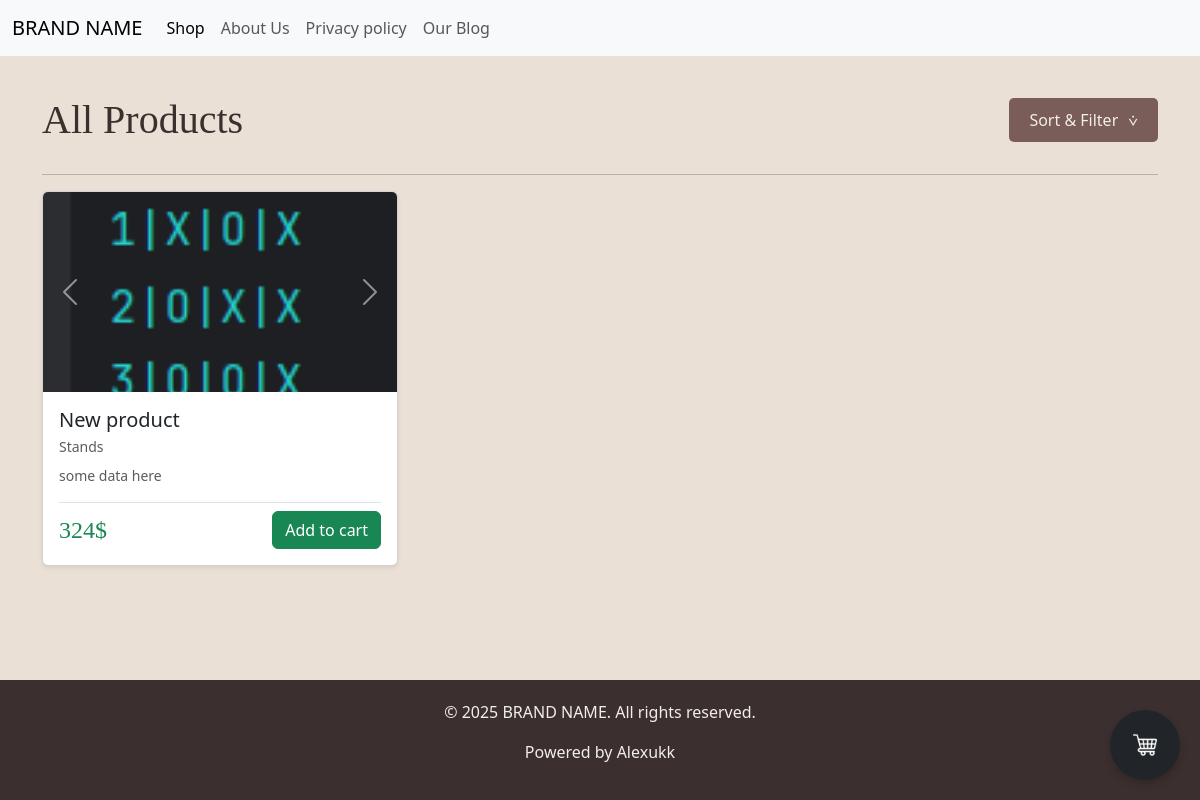
The page /shop on the database as committed earlier.
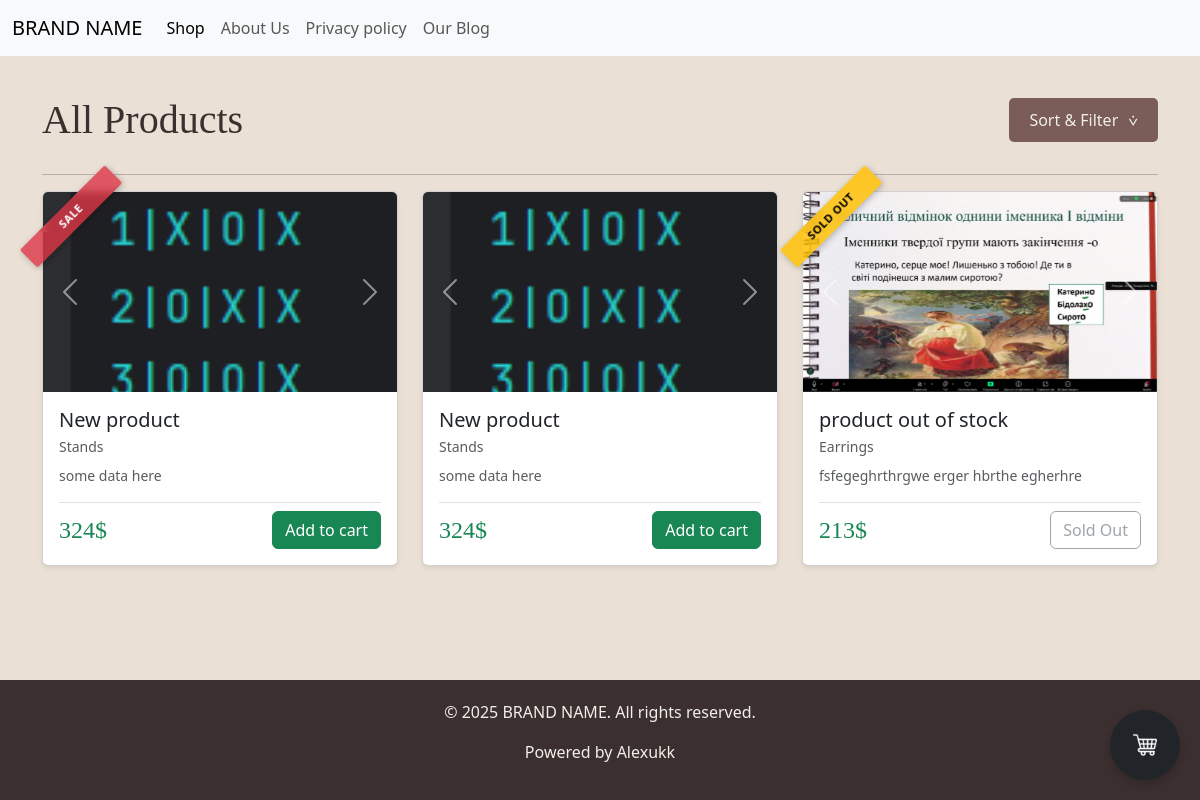
The same page on the database as committed later.
### main.py (models this page shows, shortened)
class Product(db.Model):
    id = db.Column(db.Integer, primary_key=True)
    title = db.Column(db.String(300), nullable=False)
    text = db.Column(db.Text, nullable=False)
    price = db.Column(db.Integer, nullable=False)
    photo1 = db.Column(db.String, nullable=False)
    photo2 = db.Column(db.String, nullable=False)
    photo3 = db.Column(db.String, nullable=False)
    category = db.Column(db.String(100), nullable=False)
    status = db.Column(db.String(30), nullable=False)

### main.py (the view)
@app.route('/shop', methods=['GET'])
def shop():
    sort_by = request.args.get('sort_by')
    category = request.args.get('type')
    query = Product.query
    if category:
        print(f"Filtering by category: {category}")  # Use f-string for better debugging
        query = query.filter_by(category=category.capitalize())
    else:
        print("No category filter applied.")
    if sort_by == 'price_asc':
        query = query.order_by(Product.price.asc())
    elif sort_by == 'price_desc':
        query = query.order_by(Product.price.desc())
    products = query.all()
    return render_template('shop.html', products=products)

### templates/shop.html (shortened to what this page needs)
{% extends "base.html" %}
{% block content %}
    <section class="shop-page container">
        <div class="shop-controls">
            <h1 class="page-title">All Products</h1>
            <div class="dropdown">
                <button class="sort-button">
                    <span>Sort & Filter</span>
                    <span class="arrow">⩒</span>
                </button>
            </div>
        </div>
        <hr>
        <div class="row g-4">
            {% for product in products %}
            <div class="col-12 col-md-6 col-lg-4">
                <div class="card h-100 shadow-sm">
                    <div class="product-img-container">
                        {% if product.status == 'sale' %}
                            <span class="status-badge badge-sale">Sale</span>
                        {% elif product.status == 'sold' %}
                            <span class="status-badge badge-soldout">Sold Out</span>
                        {% endif %}
                        <div id="productCarousel_{{ product.id }}" class="carousel slide" data-bs-ride="carousel" data-bs-interval="10000">
                            <div class="carousel-inner">
                                {% if product.photo1 %}
                                <div class="carousel-item active">
                                    <img src="{{ './static/' + product.photo1}}" class="card-img-top" alt="{{ product.title }} 1">
                                </div>
                                {% endif %}
                            </div>
                            <button class="carousel-control-prev" type="button" data-bs-target="#productCarousel_{{ product.id }}" data-bs-slide="prev">
                                <span class="carousel-control-prev-icon" aria-hidden="true"></span>
                            </button>
                            <button class="carousel-control-next" type="button" data-bs-target="#productCarousel_{{ product.id }}" data-bs-slide="next">
                                <span class="carousel-control-next-icon" aria-hidden="true"></span>
                            </button>
                        </div>
                    </div>
                    <div class="card-body">
                        <h5 class="card-title mb-1">{{ product.title }}</h5>
                        <p class="text-muted small mb-2">{{ product.category }}</p>
                        <p class="card-text text-muted small">{{ product.text|truncate(80) }}</p>
                        <div class="d-flex justify-content-between align-items-center mt-auto pt-2 border-top">
                            <h4 class="text-success mb-0">{{ product.price }}$</h4>
                            {% if product.status == 'sold' %}
                                <button class="btn btn-outline-secondary" disabled>Sold Out</button>
                            {% else %}
                                <a href="{{ url_for('addToCart', product_id=product.id) }}" class="btn btn-success">Add to cart</a>
                            {% endif %}
                        </div>
                    </div>
                </div>
            </div>
            {% endfor %}
        </div>
    </section>
{% endblock %}

### templates/base.html (shortened to what this page needs)
<!DOCTYPE html>
<html lang="en">
<head>
    <link rel="stylesheet" href="/static/css/main.css">
    <link href="https://cdn.jsdelivr.net/npm/bootstrap@5.3.8/dist/css/bootstrap.min.css" rel="stylesheet">
</head>
<body>
    <nav class="navbar navbar-expand-lg bg-body-tertiary">
        <div class="container-fluid">
            <a class="navbar-brand" href="{{ url_for('index') }}">BRAND NAME</a>
            <div class="collapse navbar-collapse" id="navbarNavDropdown">
                <ul class="navbar-nav">
                    <li class="nav-item">
                        <a class="nav-link active" aria-current="page" href="{{url_for('shop')}}">Shop</a>
                    </li>
                    <li class="nav-item">
                        <a class="nav-link" href="{{url_for('aboutUs')}}">About Us</a>
                    </li>
                    <li class="nav-item">
                        <a class="nav-link" href="{{ url_for('privacy_policy') }}">Privacy policy</a>
                    </li>
                    <li class="nav-item">
                        <a class="nav-link" href="{{ url_for('posts') }}">Our Blog</a>
                    </li>
                </ul>
            </div>
        </div>
    </nav>
    <main>
        {% block content %}{% endblock %}
    </main>
    <footer class="footer">
        <div class="container footer-content">
            <p>&copy; 2025 BRAND NAME. All rights reserved.</p>
            <p class="creator-info">
                Powered by <a href="https://github.com/Alexukk" target="_blank">Alexukk</a>
            </p>
        </div>
    </footer>
{% if request.endpoint != 'Cart' %}
    <a href="{{ url_for('Cart') }}" class="fixed-bottom-right-btn btn btn-dark rounded-circle">
        <img src="{{ url_for('static', filename='img/shopping-cart.png') }}" alt="Cart" title="Go to Cart">
    </a>
{% endif %}
</body>
</html>

### static/css/main.css (style rules this page uses)
:root { --dark-coffee: #3C2F2F; --medium-roast: #7A5C58; --latte: #EAE0D5; --cream: #F0EFEA; --text-color: #554A4A; --font-heading: 'Cormorant Garamond', serif; --font-body: 'Montserrat', sans-serif; }
body { font-family: var(--font-body); color: var(--text-color); background-color: var(--medium-roast); margin: 0; line-height: 1.6; display: flex; flex-direction: column; min-height: 100vh; }
main { flex-grow: 1; background-color: var(--latte); }
.container { max-width: 1100px; margin: 0 auto; padding: 0 20px; }
h2, h4 { font-family: var(--font-heading); color: var(--dark-coffee); }
.footer { background-color: var(--dark-coffee); color: var(--cream); text-align: center; padding: 20px 0; }
a { color: inherit; text-decoration: none; transition: color 0.3s ease; }
.footer a { color: var(--cream); text-decoration: none; border-bottom: 1px solid transparent; }
.shop-page { padding: 40px 0; }
.shop-controls { display: flex; justify-content: space-between; align-items: center; margin-bottom: 30px; position: relative; z-index: 10; }
.page-title { font-size: 2.5em; font-family: var(--font-heading); color: var(--dark-coffee); margin: 0; }
.dropdown { position: relative; display: inline-block; }
.sort-button { background-color: var(--medium-roast); color: var(--cream); padding: 10px 20px; font-size: 1em; border: none; cursor: pointer; border-radius: 5px; transition: background-color 0.3s; display: flex; align-items: center; gap: 10px; }
.card-img-top { width: 100%; height: 200px; object-fit: cover; }

Rows that differ between the two databases and show on the page:
changed Product (number 1 of 3 on the later page): status "common" → "sale" (drawn)
added Product: title "New product", category "Stands", text "some data here", price "324"
added Product: shows a picture, title "product out of stock", category "Earrings", text "fsfegeghrthrgwe erger hbrthe egherhre", price "213", status "Sold Out"
